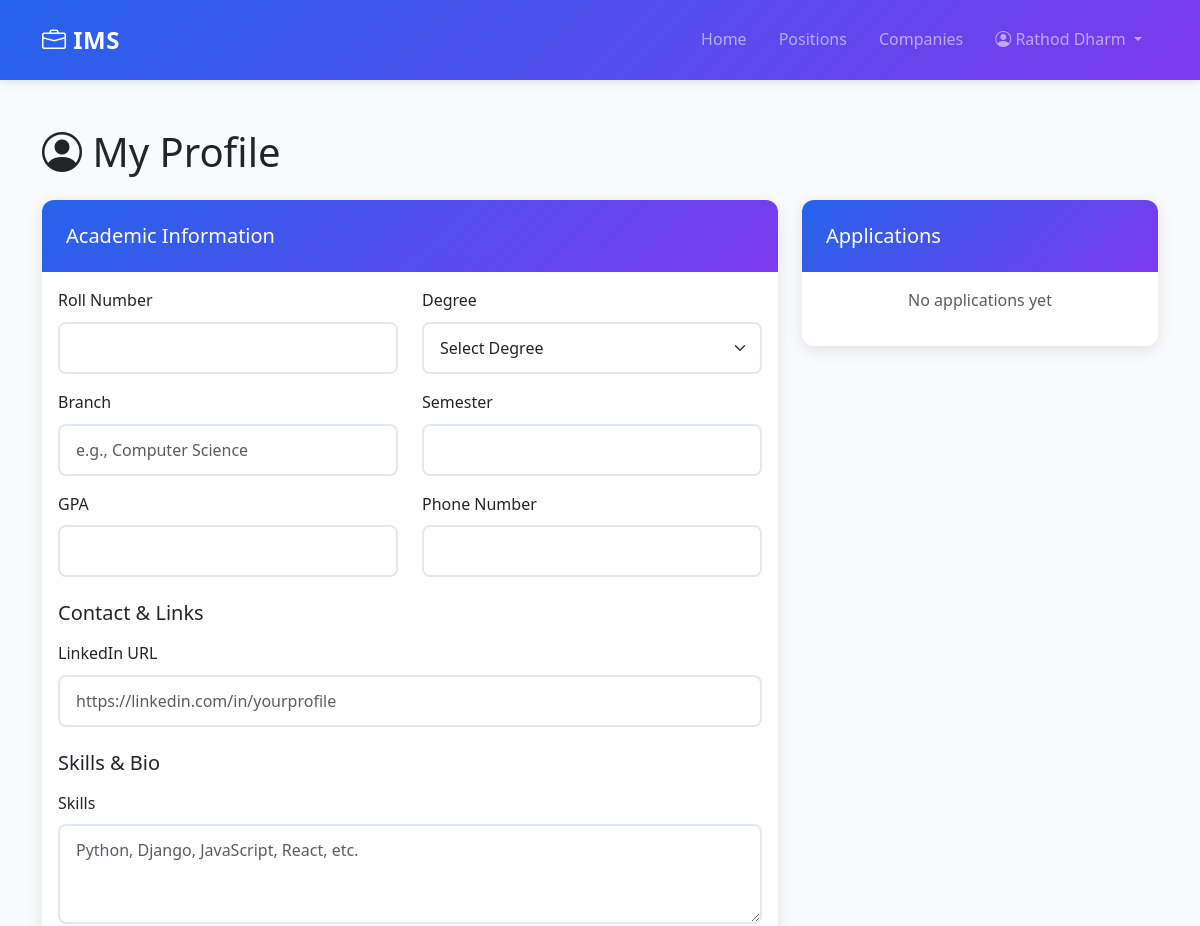
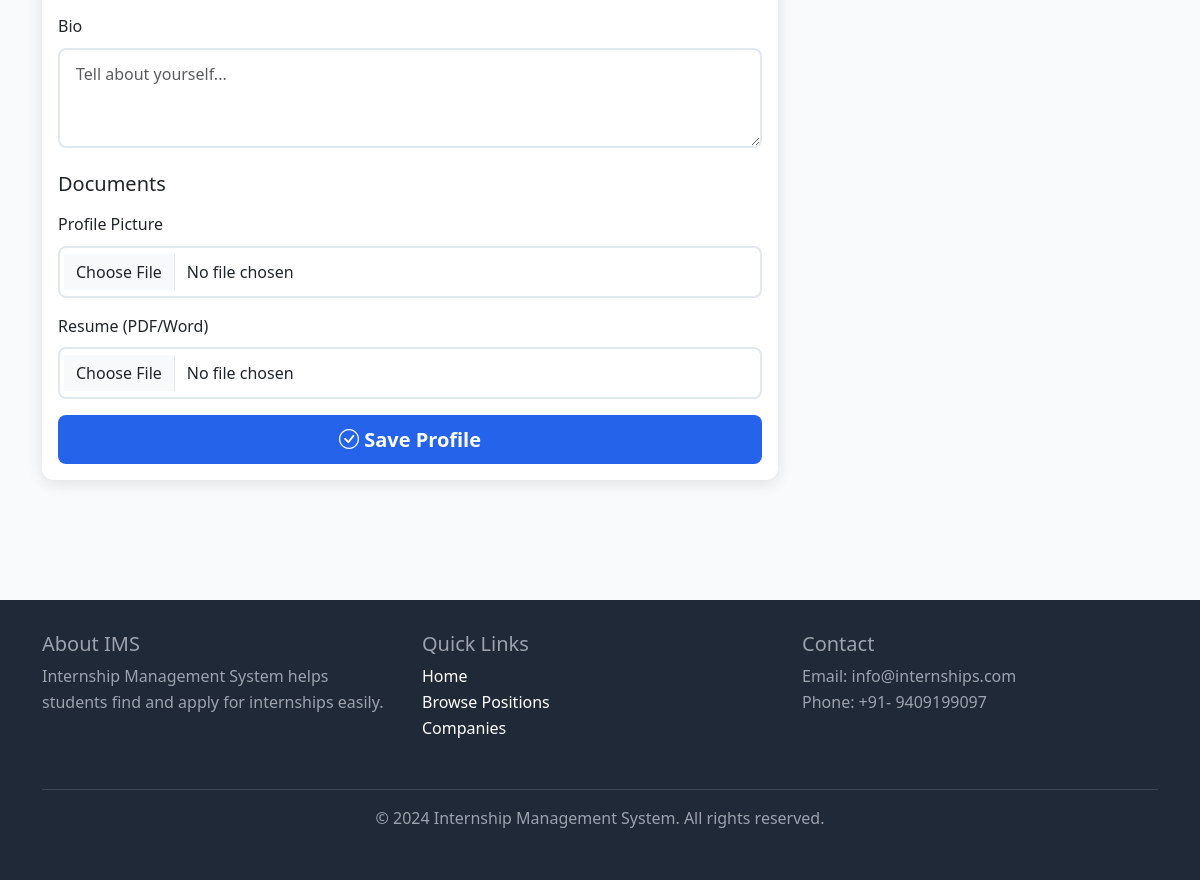
Page /profile/ (signed in) on the earlier database version (2 pictures, top to bottom).
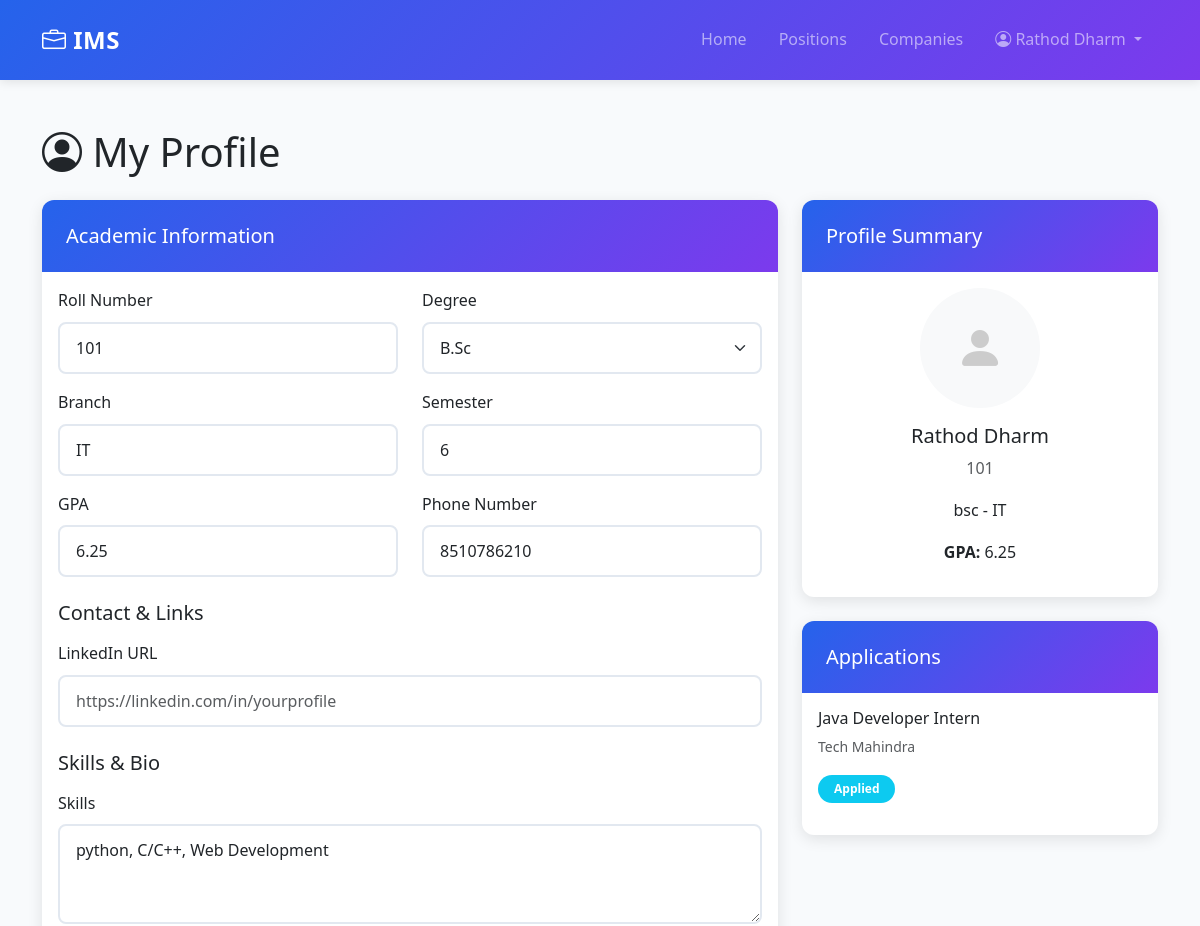
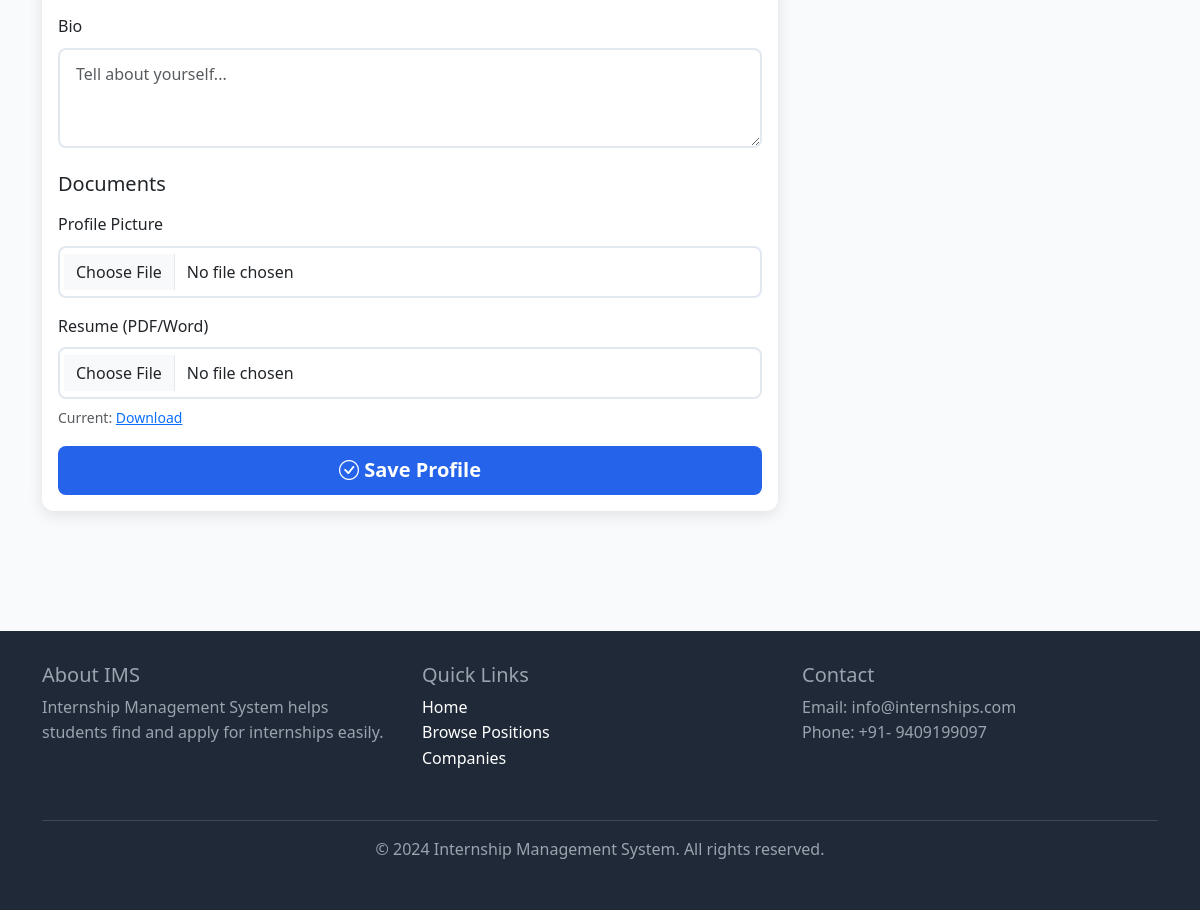
Same page on the later database version (2 pictures, top to bottom).
### internships/models.py (models this page shows, shortened)
class Student(models.Model):
    DEGREE_CHOICE = [
        ('btech', 'Bachelor of Technology'),
        ('bsc-it', 'Bachelor of Science(IT)'),
        ('bca', 'Bachelor of Computer Application'),
        ('mtech', 'Master of Technology'),
        ('mca', 'Master of Computer Application'),
    ]
    user =  models.OneToOneField( User, on_delete=models.CASCADE )
    roll_number =  models.CharField( max_length=200, unique=True )
    degree = models.CharField( max_length=20, choices=DEGREE_CHOICE )
    branch = models.CharField( max_length=200 )
    semester = models.IntegerField( max_length=8, null=False)
    gpa  = models.DecimalField(max_digits=3, decimal_places=2 )
    phone = models.CharField( max_length=15 )
    resume = models.FileField(
        upload_to= 'resume/',
        null=True,
        blank=True
    )
    profile_pic = models.ImageField(
        upload_to='profile_pictures/',
        null=True,
        blank=True
    )
    skills = models.TextField(
        help_text= "Coma-separated list of skills (e.g. Python, Java, PHP)"
    )
    created_at = models.DateTimeField(auto_now_add=True)
    class Meta:
        ordering = ['roll_number']

class Application(models.Model):
    student = models.ForeignKey(
        Student, on_delete=models.CASCADE, related_name='applications'
    )
    position = models.ForeignKey(
        InternshipPosition, on_delete=models.CASCADE, related_name='application'
    )
    STATUS_CHOICE = [
        ('applied', 'Applied'),
        ('under_review', 'Under Review'),
        ('shortlisted', 'Shortlisted'),
        ('rejected', 'Rejected'),
        ('accepted', 'Accepted'),
    ]
    status = models.CharField(
        max_length=20,
        choices=STATUS_CHOICE,
        default='applied'
    )
    cover_letter = models.TextField()
    resume = models.FileField(
        upload_to='application/',
    )
    applied_on = models.DateTimeField(auto_now_add=True)
    class Meta:
        unique_together = [ 'student', 'position']
        ordering = ['-applied_on']

class InternshipPosition(models.Model):
    title = models.CharField( max_length=200 )
    company = models.ForeignKey(
        Company,
        on_delete=models.CASCADE,
        related_name='positions'
    )
    description =  models.TextField()
    requirement = models.TextField()
    duration_weeks = models.IntegerField()
    stipend = models.DecimalField(
        max_digits=10,
        decimal_places=2,
        null=True,
        blank=True
    )
    location = models.CharField( max_length=200 )
    STATUS_CODE = [
        ('open', 'OPEN'),
        ('closed', 'CLOSED'),
        ('filled', 'FILLED'),
    ]
    status = models.CharField(
        max_length=15,
        choices=STATUS_CODE,
        default='open'
    )
    start_date = models.DateField()
    end_date = models.DateField()
    posted_on = models.DateTimeField(auto_now_add=True)
    update_on = models.DateTimeField(auto_now=True)
    class Meta:
        ordering = ['-posted_on']

class Company(models.Model):
    name =  models.CharField( max_length=200, unique=True )
    email = models.EmailField()
    website = models.URLField( null=True, blank=True )
    location = models.CharField( max_length=200 )
    description =  models.TextField()
    created_at = models.DateTimeField(auto_now_add=True)
    class Meta:
        verbose_name_plural = "Companies"

### internships/views.py (the view, shortened to what this page needs)
# urls.py: path('profile/', views.student_profile, name='student_profile'),
@login_required
def student_profile(request):
    try:
        student = Student.objects.get(user=request.user)
    except Student.DoesNotExist:
        student = None
    applications = []
    if student:
        applications = student.applications.all() # type: ignore
    return render(request, 'internship/student_profile.html', {
        'student': student,
        'applications': applications
    })

### templates/internship/student_profile.html (shortened to what this page needs)
{% extends 'base.html' %}
{% block content %}
<div class="container py-5">
    <h1 class="mb-4"><i class="bi bi-person-circle"></i> My Profile</h1>
    <div class="row">
        <div class="col-md-8">
            <div class="card mb-4">
                <div class="card-header">
                    <h5 class="mb-0">Academic Information</h5>
                </div>
                <div class="card-body">
                    <form method="POST" enctype="multipart/form-data">
                        <div class="row mb-3">
                            <div class="col-md-6">
                                <label class="form-label">Roll Number</label>
                                <input type="text" class="form-control" name="roll_number"
                                       value="{% if student %}{{ student.roll_number }}{% endif %}" required>
                            </div>
                            <div class="col-md-6">
                                <label class="form-label">Degree</label>
                                <select class="form-select" name="degree" required>
                                    <option value="">Select Degree</option>
                                    <option value="bsc" {% if student and student.degree == 'bsc' %}selected{% endif %}>
                                        B.Sc
                                    </option>
                                </select>
                            </div>
                        </div>
                        <div class="row mb-3">
                            <div class="col-md-6">
                                <label class="form-label">Branch</label>
                                <input type="text" class="form-control" name="branch"
                                       value="{% if student %}{{ student.branch }}{% endif %}"
                                       placeholder="e.g., Computer Science" required>
                            </div>
                            <div class="col-md-6">
                                <label class="form-label">Semester</label>
                                <input type="number" class="form-control" name="semester"
                                       value="{% if student %}{{ student.semester }}{% endif %}"
                                       min="1" max="8" required>
                            </div>
                        </div>
                        <div class="row mb-3">
                            <div class="col-md-6">
                                <label class="form-label">GPA</label>
                                <input type="number" class="form-control" name="gpa" step="0.01"
                                       value="{% if student %}{{ student.gpa }}{% endif %}"
                                       min="0" max="10" required>
                            </div>
                            <div class="col-md-6">
                                <label class="form-label">Phone Number</label>
                                <input type="tel" class="form-control" name="phone"
                                       value="{% if student %}{{ student.phone }}{% endif %}" required>
                            </div>
                        </div>
                        <h5 class="mt-4 mb-3">Contact & Links</h5>
                        <div class="mb-3">
                            <label class="form-label">LinkedIn URL</label>
                            <input type="url" class="form-control" name="linkedin_url"
                                   value="{% if student %}{{ student.linkedin_url }}{% endif %}"
                                   placeholder="https://linkedin.com/in/yourprofile">
                        </div>
                        <h5 class="mt-4 mb-3">Skills & Bio</h5>
                        <div class="mb-3">
                            <label class="form-label">Skills</label>
                            <textarea class="form-control" name="skills" rows="3"
                                      placeholder="Python, Django, JavaScript, React, etc.">{% if student %}{{ student.skills }}{% endif %}</textarea>
                        </div>
                        <div class="mb-3">
                            <label class="form-label">Bio</label>
                            <textarea class="form-control" name="bio" rows="3"
                                      placeholder="Tell about yourself...">{% if student %}{{ student.bio }}{% endif %}</textarea>
                        </div>
                        <h5 class="mt-4 mb-3">Documents</h5>
                        <div class="mb-3">
                            <label class="form-label">Profile Picture</label>
                            <input type="file" class="form-control" name="profile_picture" accept="image/*">
                        </div>
                        <div class="mb-3">
                            <label class="form-label">Resume (PDF/Word)</label>
                            <input type="file" class="form-control" name="resume"
                                   accept=".pdf,.doc,.docx">
                            {% if student and student.resume %}
                                <small class="text-muted d-block mt-2">
                                    Current: <a href="{{ student.resume.url }}" target="_blank">
                                        Download
                                    </a>
                                </small>
                            {% endif %}
                        </div>
                        <button type="submit" class="btn btn-primary btn-lg w-100">
                            <i class="bi bi-check-circle"></i> Save Profile
                        </button>
                    </form>
                </div>
            </div>
        </div>
        <div class="col-md-4">
            {% if student %}
            <div class="card mb-4">
                <div class="card-header">
                    <h5 class="mb-0">Profile Summary</h5>
                </div>
                <div class="card-body text-center">
                    {% if student.profile_picture %}
                        <img src="{{ student.profile_picture.url }}" alt="Profile"
                             class="rounded-circle mb-3" style="width: 120px; height: 120px; object-fit: cover;">
                    {% else %}
                        <div class="bg-light rounded-circle d-flex align-items-center justify-content-center mx-auto mb-3"
                             style="width: 120px; height: 120px;">
                            <i class="bi bi-person-fill" style="font-size: 3rem; color: #ccc;"></i>
                        </div>
                    {% endif %}
                    <h5>{{ user.first_name }} {{ user.last_name }}</h5>
                    <p class="text-muted">{{ student.roll_number }}</p>
                    <p>{{ student.degree }} - {{ student.branch }}</p>
                    <p><strong>GPA:</strong> {{ student.gpa }}</p>
                </div>
            </div>
            {% endif %}
            <div class="card">
                <div class="card-header">
                    <h5 class="mb-0">Applications</h5>
                </div>
                <div class="card-body">
                    {% if applications %}
                        {% for app in applications %}
                        <div class="mb-3">
                            <h6>{{ app.position.title }}</h6>
                            <p class="text-muted small">{{ app.position.company.name }}</p>
                            <span class="badge bg-info">{{ app.get_status_display }}</span>
                        </div>
                        {% endfor %}
                    {% else %}
                        <p class="text-muted text-center">No applications yet</p>
                    {% endif %}
                </div>
            </div>
        </div>
    </div>
</div>
{% endblock %}

### templates/base.html (shortened to what this page needs)
{% load static %}
<!DOCTYPE html>
<html lang="en">
<head>
    <link href="https://cdn.jsdelivr.net/npm/bootstrap@5.3.0/dist/css/bootstrap.min.css" rel="stylesheet">
    <link rel="stylesheet" href="https://cdn.jsdelivr.net/npm/bootstrap-icons@1.11.0/font/bootstrap-icons.css">
    <link rel="stylesheet" href="{% static "css/style.css" %}">
</head>
<body>
    <nav class="navbar navbar-expand-lg navbar-dark">
        <div class="container">
            <a class="navbar-brand" href="{% url 'home' %}">
                <i class="bi bi-briefcase"></i> IMS
            </a>
            <div class="collapse navbar-collapse" id="navbarNav">
                <ul class="navbar-nav ms-auto">
                    <li class="nav-item">
                        <a class="nav-link" href="{% url 'home' %}">Home</a>
                    </li>
                    <li class="nav-item">
                        <a class="nav-link" href="{% url 'positions' %}">Positions</a>
                    </li>
                    <li class="nav-item">
                        <a class="nav-link" href="{% url 'companies' %}">Companies</a>
                    </li>
                    {% if user.is_authenticated %}
                        <li class="nav-item dropdown">
                            <a class="nav-link dropdown-toggle" href="#" id="userDropdown" role="button" data-bs-toggle="dropdown">
                                <i class="bi bi-person-circle"></i> {{ user.first_name }}
                            </a>
                        </li>
                    {% endif %}
                </ul>
            </div>
        </div>
    </nav>
    <main>
        {% block content %}{% endblock %}
    </main>
    <footer class="footer mt-5">
        <div class="container">
            <div class="row">
                <div class="col-md-4 mb-3">
                    <h5>About IMS</h5>
                    <p>Internship Management System helps students find and apply for internships easily.</p>
                </div>
                <div class="col-md-4 mb-3">
                    <h5>Quick Links</h5>
                    <ul class="list-unstyled">
                        <li><a href="{% url 'home' %}">Home</a></li>
                        <li><a href="{% url 'positions' %}">Browse Positions</a></li>
                        <li><a href="{% url 'companies' %}">Companies</a></li>
                    </ul>
                </div>
                <div class="col-md-4 mb-3">
                    <h5>Contact</h5>
                    <p>Email: info@internships.com<br>Phone: +91- 9409199097</p>
                </div>
            </div>
            <hr>
            <div class="text-center">
                <p>&copy; 2024 Internship Management System. All rights reserved.</p>
            </div>
        </div>
    </footer>
</body>
</html>

### static/css/style.css (style rules this page uses)
:root { --primary-color: #2563eb; --secondary-color: #7c3aed; --success-color: #10b981; --danger-color: #ef4444; }
* { margin: 0; padding: 0; box-sizing: border-box; }
body { font-family: 'Segoe UI', Tahoma, Geneva, Verdana, sans-serif; background-color: #f8fafc; line-height: 1.6; }
.navbar { background: linear-gradient(135deg, var(--primary-color), var(--secondary-color)); box-shadow: 0 2px 10px rgba(0, 0, 0, 0.1); padding: 1rem 0; }
.navbar-brand { font-weight: 700; font-size: 1.5rem; letter-spacing: 0.5px; }
.nav-link { margin: 0 0.5rem; transition: color 0.3s ease; font-weight: 500; }
.card { border: none; border-radius: 12px; box-shadow: 0 4px 15px rgba(0, 0, 0, 0.1); transition: transform 0.3s ease, box-shadow 0.3s ease; overflow: hidden; }
.card-header { background: linear-gradient(135deg, var(--primary-color), var(--secondary-color)); color: white; border: none; padding: 1.5rem; font-weight: 600; }
.btn { padding: 0.6rem 1.5rem; border-radius: 8px; font-weight: 600; transition: all 0.3s ease; border: none; }
.btn-primary { background: var(--primary-color); }
.form-control, .form-select { border-radius: 8px; border: 2px solid #e2e8f0; padding: 0.75rem 1rem; transition: border-color 0.3s ease; }
.badge { padding: 0.5rem 1rem; border-radius: 20px; font-weight: 600; }
.footer { background: #1f2937; color: #9ca3af; padding: 2rem 0; margin-top: 4rem; }
.footer a { color: white; text-decoration: none; }

Differences in the rows shown:
added Student: roll_number "101", degree "B.Sc", branch "IT", semester "6", gpa "6.25", phone "8510786210", skills "python, C/C++, Web Development", degree "bsc"
added Application: position "Java Developer Intern", position.company.name "Tech Mahindra", status "Applied"
Other differences:
{{ user.first_name }}: (not shown) → "Rathod Dharm"
form field degree: "Select Degree" → (not shown)
text no longer shown: "No applications yet"
text now shown: "Current: Download Profile Summary - GPA:"
